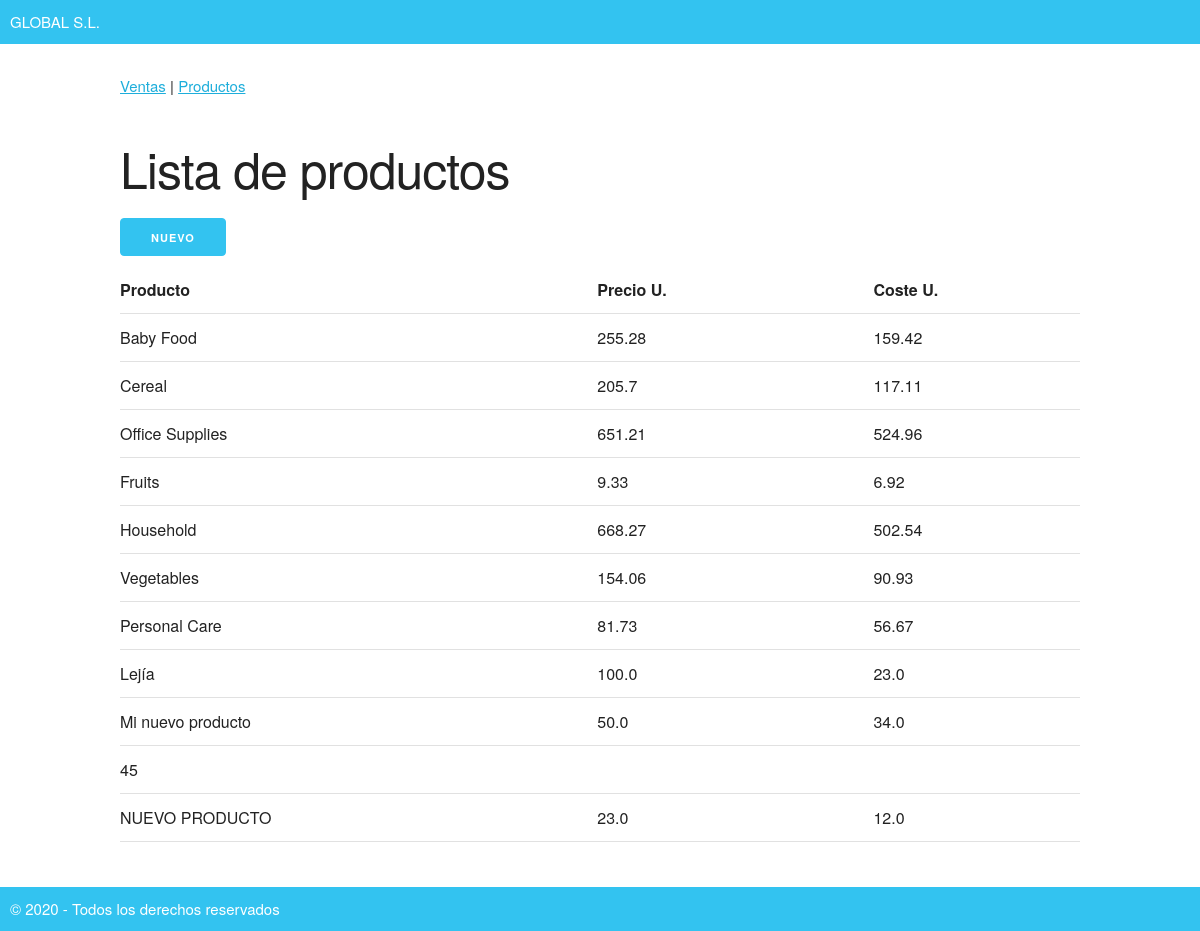
The page /productos on the database its author committed.
### tables this page shows
CREATE TABLE "productos" (
	"id"	INTEGER PRIMARY KEY AUTOINCREMENT UNIQUE,
	"tipo_producto"	TEXT NOT NULL UNIQUE,
	"precio_unitario"	REAL NOT NULL,
	"coste_unitario"	REAL NOT NULL
);

### the_app/routes.py (the view)
@app.route("/productos")
def productos():
    conn = sqlite3.connect(BASE_DATOS)
    cur = conn.cursor()
    query = "SELECT id, tipo_producto, precio_unitario, coste_unitario FROM productos;"
    productos = cur.execute(query).fetchall()
    conn.close()
    return render_template('productos.html', productos=productos)

### the_app/templates/productos.html (shortened to what this page needs)
{% extends 'base.html' %}
{% block contenido %}
    <h1>Lista de productos</h1>
    <a class="button button-primary" href="/addproducto">Nuevo</a>
    <table class="u-full-width">
        <tr>
            <th>Producto</th>
            <th>Precio U.</th>
            <th>Coste U.</th>
        </tr>
        {% for producto in productos %}
        <tr>
            <td class="producto">{{ producto[1] }}</td>
            <td>{{ producto[2] }}</td>
            <td>{{ producto[3] }}</td>
        </tr>
        {% endfor %}
    </table>
{% endblock %}

### the_app/templates/base.html (shortened to what this page needs)
<html lang="en">
<head>
    <link rel="stylesheet" href="/static/normalize.css">
    <link rel="stylesheet" href="/static/skeleton.css">
    <link rel="stylesheet" href="/static/styles.css">
</head>
<body>
    <header>
        GLOBAL S.L.
    </header>
    <section class="container">
        <div class="menu">
            <a href="/">Ventas</a> | <a href="/productos">Productos</a>
        </div>
        {% block contenido %}{% endblock %}
    </section>
    <footer>
        &copy; 2020 - Todos los derechos reservados
    </footer>
</body>
</html>

### the_app/static/skeleton.css (style rules this page uses)
.container { position: relative; width: 100%; max-width: 960px; margin: 0 auto; padding: 0 20px; box-sizing: border-box; }
@media (min-width: 400px) { .container { width: 85%; padding: 0; } }
@media (min-width: 550px) { .container { width: 80%; } }
html { font-size: 62.5%; }
body { font-size: 1.5em; line-height: 1.6; font-weight: 400; font-family: "Raleway", "HelveticaNeue", "Helvetica Neue", Helvetica, Arial, sans-serif; color: #222; }
h1, h2, h3, h4, h5, h6 { margin-top: 0; margin-bottom: 2rem; font-weight: 300; }
h1 { font-size: 4.0rem; line-height: 1.2; letter-spacing: -.1rem; }
@media (min-width: 550px) { h1 { font-size: 5.0rem; } }
a { color: #1EAEDB; }
.button, button, input[type="submit"], input[type="reset"], input[type="button"] { display: inline-block; height: 38px; padding: 0 30px; color: #555; text-align: center; font-size: 11px; font-weight: 600; line-height: 38px; letter-spacing: .1rem; text-transform: uppercase; text-decoration: none; white-space: nowrap; background-color: transparent; border-radius: 4px; border: 1px solid #bbb; cursor: pointer; box-sizing: border-box; }
.button.button-primary, button.button-primary, input[type="submit"].button-primary, input[type="reset"].button-primary, input[type="button"].button-primary { color: #FFF; background-color: #33C3F0; border-color: #33C3F0; }
th, td { padding: 12px 15px; text-align: left; border-bottom: 1px solid #E1E1E1; }
th:first-child, td:first-child { padding-left: 0; }
th:last-child, td:last-child { padding-right: 0; }
button, .button { margin-bottom: 1rem; }
pre, blockquote, dl, figure, table, p, ul, ol, form { margin-bottom: 2.5rem; }
.u-full-width { width: 100%; box-sizing: border-box; }
.container:after, .row:after, .u-cf { content: ""; display: table; clear: both; }

### the_app/static/styles.css (style rules this page uses)
header, footer { padding: 10px; background-color: #33c3f0; color: white; }
header { margin-bottom: 20px; }
footer { margin-top: 20px; }
.menu { padding-top: 10px; padding-bottom: 40px; }

### rows shown on the page
productos: tipo_producto "Baby Food", precio_unitario "255.28", coste_unitario "159.42"
productos: tipo_producto "Cereal", precio_unitario "205.7", coste_unitario "117.11"
productos: tipo_producto "Office Supplies", precio_unitario "651.21", coste_unitario "524.96"
productos: tipo_producto "Fruits", precio_unitario "9.33", coste_unitario "6.92"
productos: tipo_producto "Household", precio_unitario "668.27", coste_unitario "502.54"
productos: tipo_producto "Vegetables", precio_unitario "154.06", coste_unitario "90.93"
productos: tipo_producto "Personal Care", precio_unitario "81.73", coste_unitario "56.67"
productos: tipo_producto "Lejía", precio_unitario "100.0", coste_unitario "23.0"
productos: tipo_producto "Mi nuevo producto", precio_unitario "50.0", coste_unitario "34.0"
productos: tipo_producto "45"
productos: tipo_producto "NUEVO PRODUCTO", precio_unitario "23.0", coste_unitario "12.0"
